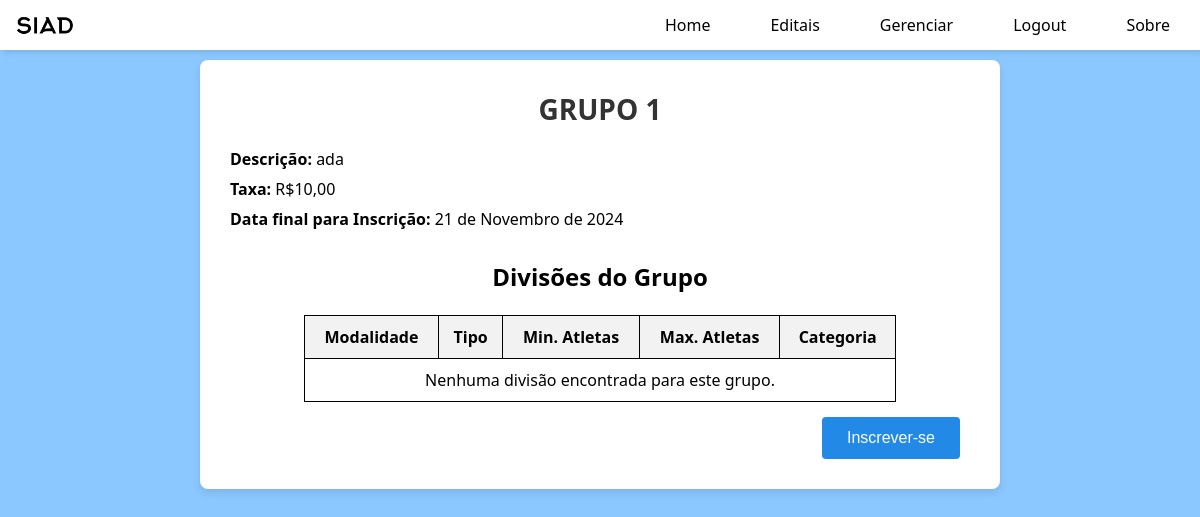
The app's page /detalhes_user/12/12/ (signed in) with its own data.
### app_siad/models.py (models this page shows, shortened)
class Grupo(models.Model):
    nome = models.CharField(max_length=100)
    descricao_grupo = models.TextField()
    taxa = models.DecimalField(max_digits=10, decimal_places=2, default=0)
    edicao_evento = models.ForeignKey(EdicaoEvento, related_name='grupos', on_delete=models.CASCADE)
    representante_esportivo = models.ForeignKey('RepresentanteEsportivo', on_delete=models.CASCADE, default=1)  # Adicionando a chave estrangeira para RepresentanteEsportivo

class EdicaoEvento(models.Model):
    edicao = models.CharField(max_length=50)
    local = models.CharField(max_length=100)
    descricao = models.TextField()
    cidade = models.CharField(max_length=100)
    data_inicio = models.DateField()
    data_fim = models.DateField()
    data_fim_inscricao = models.DateField()
    evento_original = models.ForeignKey(EventoOriginal, on_delete=models.CASCADE)

### app_siad/views.py (the view)
# urls.py: path('detalhes_user/<int:evento_id>/<int:grupo_id>/', views.detalhes_user, name='detalhes_user'),
@login_required(login_url='login')
def detalhes_user(request, grupo_id, evento_id):
    grupo = get_object_or_404(Grupo, id=grupo_id)
    evento = get_object_or_404(EdicaoEvento, id=evento_id)
    divisoes = Divisao.objects.filter(grupo=grupo)
    return render(request, 'html/grupo_user.html', {
        'grupo': grupo,
        'evento': evento,
        'divisoes': divisoes  # Divisões associadas ao grupo
    })

### app_siad/templates/html/grupo_user.html (shortened to what this page needs)
{% extends "base/base.html" %}
{% block userinfo %}
<div class="container">
    <h1>{{ grupo.nome }}</h1>
    <p><strong>Descrição: </strong>{{ grupo.descricao_grupo }}</p>
    <p><strong>Taxa:</strong> R${{ grupo.taxa }}</p>
    <p><strong>Data final para Inscrição:</strong> {{ evento.data_fim_inscricao }}</p>
    <br>
    <h2>Divisões do Grupo</h2>
    <br>
    <table border="1" cellpadding="4" cellspacing="1">
        <thead>
            <tr>
                <th>Modalidade</th>
                <th>Tipo</th>
                <th>Min. Atletas</th>
                <th>Max. Atletas</th>
                <th>Categoria</th>
            </tr>
        </thead>
        <tbody>
            {% for divisao in divisoes %}
            <tr>
                <td>{{ divisao.modalidade.nome }}</td>
                <td>{{ divisao.get_tipo_divisao_display }}</td>
                <td>{{ divisao.minAtleta }}</td>
                <td>{{ divisao.maxAtleta }}</td>
                <td>{{ divisao.modalidade.get_categoria_display }}</td>
            </tr>
            {% empty %}
            <tr>
                <td colspan="5">Nenhuma divisão encontrada para este grupo.</td>
            </tr>
            {% endfor %}
        </tbody>
    </table>
    {% if evento.data_fim_inscricao|date:"Y-m-d" > now|date:"Y-m-d" %}
        <div style="text-align: right; margin-right:10px;">
            <a href="{% url 'inscricao' evento.id grupo.id %}">
            <button>Inscrever-se</button>
            </a>
        </div>
    {% else %}
        <h1>A inscrição foi encerrada.</h1>
    {% endif %}
</div>
{% endblock %}

### app_siad/static/css/style.css (style rules this page uses)
* { margin: 0; padding: 0; box-sizing: border-box; }
.container { background-color: #ffffff; border-radius: 8px; box-shadow: 0 4px 8px rgba(0, 0, 0, 0.1); padding: 30px; width: 100%; max-width: 800px; text-align: center; margin: 0 auto; margin-top: 10px ; }
.container h1 { margin-bottom: 20px; font-size: 28px; color: #333; }
body { font-family: 'Segoe UI', Tahoma, Geneva, Verdana, sans-serif; background-color: #6ebbffcc; background-size: 25%; background-position: top left; }
button, .voltar { background-color: #228ae6; color: white; border: none; padding: 12px 25px; border-radius: 4px; cursor: pointer; font-size: 16px; margin-top: 15px; }
.container p { text-align: left; display: block; margin-bottom: 8px; }
table { margin: 0 auto; border-collapse: collapse; width: 80%; }
th { text-align: center; padding: 8px; background-color: #f2f2f2; }
td { text-align: center; padding: 8px; }
table, th, td { border: 1px solid black; }
td, th { padding: 10px; }

### records on screen
Grupo: nome "GRUPO 1", descricao_grupo "ada", taxa "10,00"
EdicaoEvento: data_fim_inscricao "21 de Novembro de 2024"
